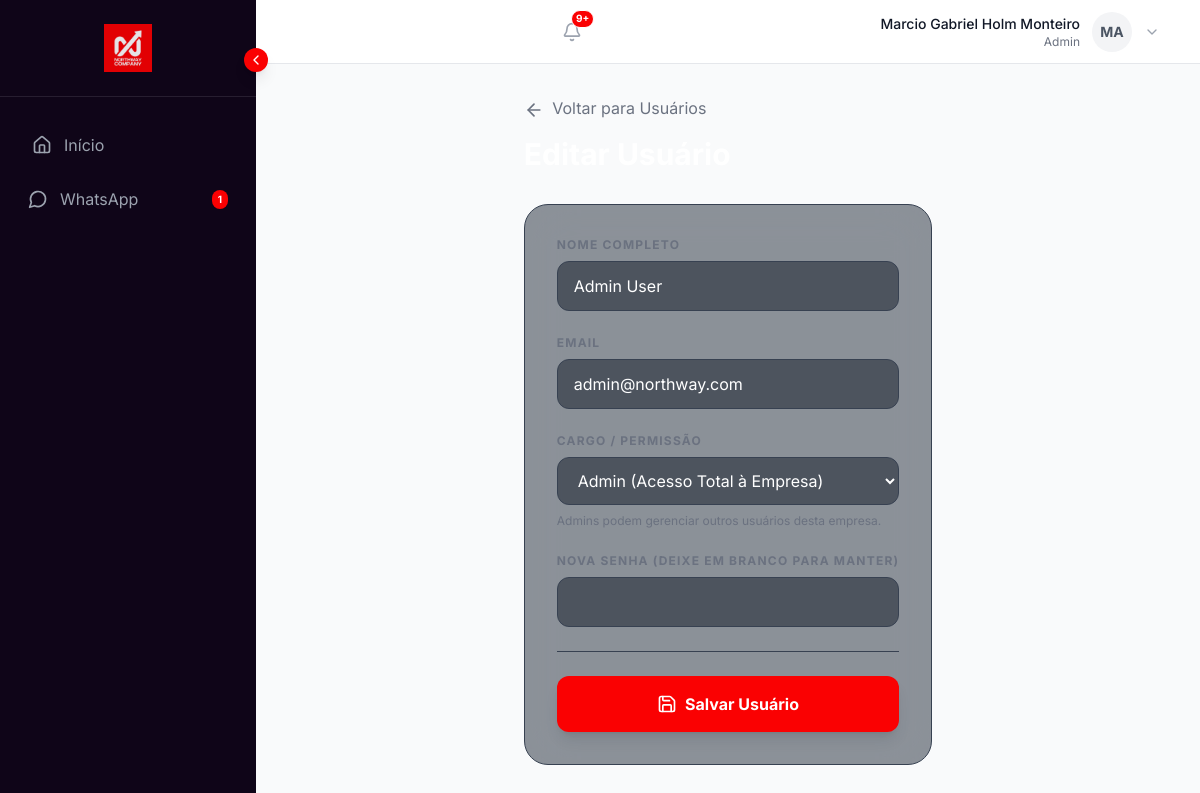
Page /admin/users/1/edit (signed in) on the committed database.
### models.py (models this page shows, shortened)
class User(UserMixin, db.Model):
    id = db.Column(db.Integer, primary_key=True)
    name = db.Column(db.String(100), nullable=False)
    email = db.Column(db.String(120), unique=True, nullable=False)
    supabase_uid = db.Column(db.String(100), unique=True, nullable=True)
    password_hash = db.Column(db.String(200), nullable=False)
    password_hash = db.Column(db.String(200), nullable=False)
    role = db.Column(db.String(20), nullable=False, default=ROLE_SALES) # Legacy/Fallback
    role_id = db.Column(db.Integer, db.ForeignKey('role.id'), nullable=True) # New RBAC
    company_id = db.Column(db.Integer, db.ForeignKey('company.id'), nullable=True) # Nullable for Supabase Auth Triggers
    created_at = db.Column(db.DateTime, default=datetime.utcnow)
    profile_image = db.Column(db.String(150), nullable=True)
    phone = db.Column(db.String(20), nullable=True)
    status_message = db.Column(db.String(100), nullable=True)
    is_super_admin = db.Column(db.Boolean, default=False)
    onboarding_dismissed = db.Column(db.Boolean, default=False)
    leads = db.relationship('Lead', backref='assigned_user', lazy=True)
    allowed_pipelines = db.relationship('Pipeline', secondary=user_pipeline_association, backref=db.backref('allowed_users', lazy='dynamic'))
    def has_permission(self, permission):
        if self.is_super_admin:
            return True
        if self.user_role and self.user_role.permissions:
            return permission in self.user_role.permissions

### routes/admin.py (the view, shortened to what this page needs)
@admin_bp.route('/admin/users/<int:user_id>/edit', methods=['GET', 'POST'])
def edit_user(user_id):
    from models import db, User # Lazy Import
    user = User.query.get_or_404(user_id)
    if user.company_id != current_user.company_id:
        abort(403) # Prevent accessing other company's users
    return render_template('admin/user_form.html', user=user)

### routes/admin.py (called while the page is built)
@admin_bp.before_request
@login_required
def check_admin_access():
    if not current_user.has_permission('admin_view') and current_user.role.lower() != 'admin':
        abort(403)

### templates/admin/user_form.html (shortened to what this page needs)
{% extends "base.html" %}
{% block content %}
<div class="p-8 max-w-2xl mx-auto">
    <div class="mb-8">
        <a href="{{ url_for('admin.users') }}"
            class="text-gray-500 hover:text-white mb-4 inline-block transition-colors">
            <i data-lucide="arrow-left" class="w-5 h-5 inline mr-1"></i> Voltar para Usuários
        </a>
        <h1 class="text-3xl font-bold text-white">
        </h1>
    </div>
    <div class="bg-gray-800/50 backdrop-blur-xl rounded-3xl p-8 border border-gray-700">
        <form method="POST">
            <div class="space-y-6">
                <div>
                    <label class="block text-xs font-bold text-gray-500 uppercase tracking-widest mb-2">Nome
                        Completo</label>
                    <input type="text" name="name" value="{{ user.name if user else '' }}" required
                        class="w-full bg-gray-900/50 border border-gray-700 rounded-xl px-4 py-3 text-white focus:ring-2 focus:ring-red-500 focus:border-transparent outline-none transition-all placeholder-gray-600">
                </div>
                <div>
                    <label class="block text-xs font-bold text-gray-500 uppercase tracking-widest mb-2">Email</label>
                    <input type="email" name="email" value="{{ user.email if user else '' }}" required
                        class="w-full bg-gray-900/50 border border-gray-700 rounded-xl px-4 py-3 text-white focus:ring-2 focus:ring-red-500 focus:border-transparent outline-none transition-all placeholder-gray-600">
                </div>
                <div>
                    <label class="block text-xs font-bold text-gray-500 uppercase tracking-widest mb-2">Cargo /
                        Permissão</label>
                    <select name="role"
                        class="w-full bg-gray-900/50 border border-gray-700 rounded-xl px-4 py-3 text-white focus:ring-2 focus:ring-red-500 outline-none">
                        <option value="admin" {% if user and user.role=='admin' %}selected{% endif %}>Admin (Acesso
                            Total à Empresa)</option>
                    </select>
                    <p class="text-xs text-gray-500 mt-2">Admins podem gerenciar outros usuários desta empresa.</p>
                </div>
                <div>
                    <label class="block text-xs font-bold text-gray-500 uppercase tracking-widest mb-2">
                        {% if user %}Nova Senha (deixe em branco para manter){% else %}Senha{% endif %}
                    </label>
                    <input type="password" name="password" {% if not user %}required{% endif %}
                        class="w-full bg-gray-900/50 border border-gray-700 rounded-xl px-4 py-3 text-white focus:ring-2 focus:ring-red-500 focus:border-transparent outline-none transition-all placeholder-gray-600">
                </div>
                <div class="pt-6 border-t border-gray-700">
                    <button type="submit"
                        class="w-full bg-[#fa0102] text-white px-6 py-4 rounded-xl font-bold hover:bg-red-700 transition-all shadow-lg hover:shadow-red-500/30 flex justify-center items-center">
                        <i data-lucide="save" class="w-5 h-5 mr-2"></i> Salvar Usuário
                    </button>
                </div>
            </div>
        </form>
    </div>
</div>
{% endblock %}

### templates/base.html (shortened to what this page needs)
<!DOCTYPE html>
<html lang="pt-BR">
<head>
    <script src="https://cdn.tailwindcss.com"></script>
</head>
<body
    class="bg-gray-50 text-gray-900 font-sans h-screen flex flex-col overflow-hidden selection:bg-northway-red selection:text-white">
    <div class="flex-1 flex flex-row overflow-hidden relative w-full h-full">
        {% if current_user.is_authenticated and not current_user.is_super_admin %}
        <aside id="sidebar"
            class="fixed inset-y-0 left-0 z-[70] transform -translate-x-full md:relative md:translate-x-0
               w-64 bg-northway-dark text-white flex flex-col flex-shrink-0 transition-transform duration-300 ease-in-out group md:h-full">
            <div class="hidden md:flex p-6 items-center justify-center border-b border-white/10 min-h-[5rem]">
                <img id="sidebar-logo" src="{{ url_for('static', filename='images/logo.png') }}" alt="NorthWay"
                    class="max-h-12 w-auto opacity-90 hover:opacity-100 transition-all duration-300">
            </div>
            <nav class="flex-1 px-4 py-6 space-y-2 overflow-y-auto no-scrollbar">
                <a href="{{ url_for('dashboard.home') }}"
                    class="flex items-center gap-3 px-4 py-3 text-gray-400 hover:text-white hover:bg-white/5 rounded-xl transition-colors whitespace-nowrap ">
                    <i data-lucide="home" class="w-5 h-5 flex-shrink-0"></i>
                    <span class="sidebar-text transition-opacity duration-300">Início</span>
                </a>
                <a href="{{ url_for('whatsapp.inbox') }}"
                    class="flex items-center justify-between px-3 py-2.5 rounded-lg hover:bg-white/10 transition-colors whitespace-nowrap {{ 'bg-northway-red text-white' if request.endpoint == 'whatsapp.inbox' else 'text-gray-400' }}">
                    <div class="flex items-center gap-3">
                        <i data-lucide="message-circle" class="w-5 h-5 flex-shrink-0"></i>
                        <span class="sidebar-text transition-opacity duration-300">WhatsApp</span>
                    </div>
                    <span id="whatsapp-unread-badge"
                        class="hidden sidebar-badge bg-northway-red text-white text-[10px] font-bold px-1.5 py-0.5 rounded-full flex-shrink-0">0</span>
                </a>
            </nav>
            <button id="sidebar-toggle" onclick="toggleSidebar()"
                class="hidden md:flex absolute -right-3 top-12 bg-northway-red text-white w-6 h-6 rounded-full items-center justify-center shadow-lg hover:bg-red-700 transition-colors z-50">
                <i data-lucide="chevron-left" class="w-4 h-4 transition-transform duration-300"
                    id="sidebar-toggle-icon"></i>
            </button>
        </aside>
        {% endif %}
        <main class="flex-1 flex flex-col min-w-0 overflow-hidden relative">
            {% if current_user.is_authenticated and not current_user.is_super_admin %}
            <header
                class="bg-white border-b border-gray-200 h-16 flex items-center justify-between px-8 flex-shrink-0 z-40">
                <div class="relative mr-4">
                    <button id="notification-btn"
                        class="text-gray-400 hover:text-gray-600 transition-colors relative p-2 rounded-full hover:bg-gray-100">
                        <i data-lucide="bell" class="w-5 h-5"></i>
                        <span id="notification-badge"
                            class="absolute top-1 right-1 w-2.5 h-2.5 bg-northway-red rounded-full hidden border border-white"></span>
                    </button>
                </div>
                <div class="relative">
                    <button onclick="toggleUserMenu()"
                        class="flex items-center gap-3 hover:bg-gray-50 p-2 rounded-lg transition-colors focus:outline-none">
                        <div class="text-right hidden md:block">
                            <p class="text-sm font-medium text-gray-900">{{ current_user.name }}</p>
                            <p class="text-xs text-gray-500">{{ current_user.role|capitalize }}</p>
                        </div>
                        <div
                            class="w-10 h-10 rounded-full bg-gray-100 flex items-center justify-center text-sm font-bold text-gray-600 overflow-hidden ring-2 ring-transparent hover:ring-gray-200 transition-all">
                            {% if current_user.profile_image %}
                            <img src="{{ url_for('static', filename='uploads/profiles/' + current_user.profile_image) }}"
                                alt="Profile" class="w-full h-full object-cover">
                            {% else %}
                            {{ current_user.name[:2].upper() }}
                            {% endif %}
                        </div>
                        <i data-lucide="chevron-down" class="w-4 h-4 text-gray-400"></i>
                    </button>
                </div>
            </header>
            {% endif %}
            {% block content %}{% endblock %}
        </main>
    </div>
</body>
</html>

### templates/base.html (style rules this page uses)
body { -webkit-font-smoothing: antialiased; -moz-osx-font-smoothing: grayscale; }

### rows in the picture
User: name "Marcio Gabriel Holm Monteiro", role "Admin", name "MA"
User: name "Admin User", email "admin@northway.com", role "Admin (Acesso Total à Empresa)"
